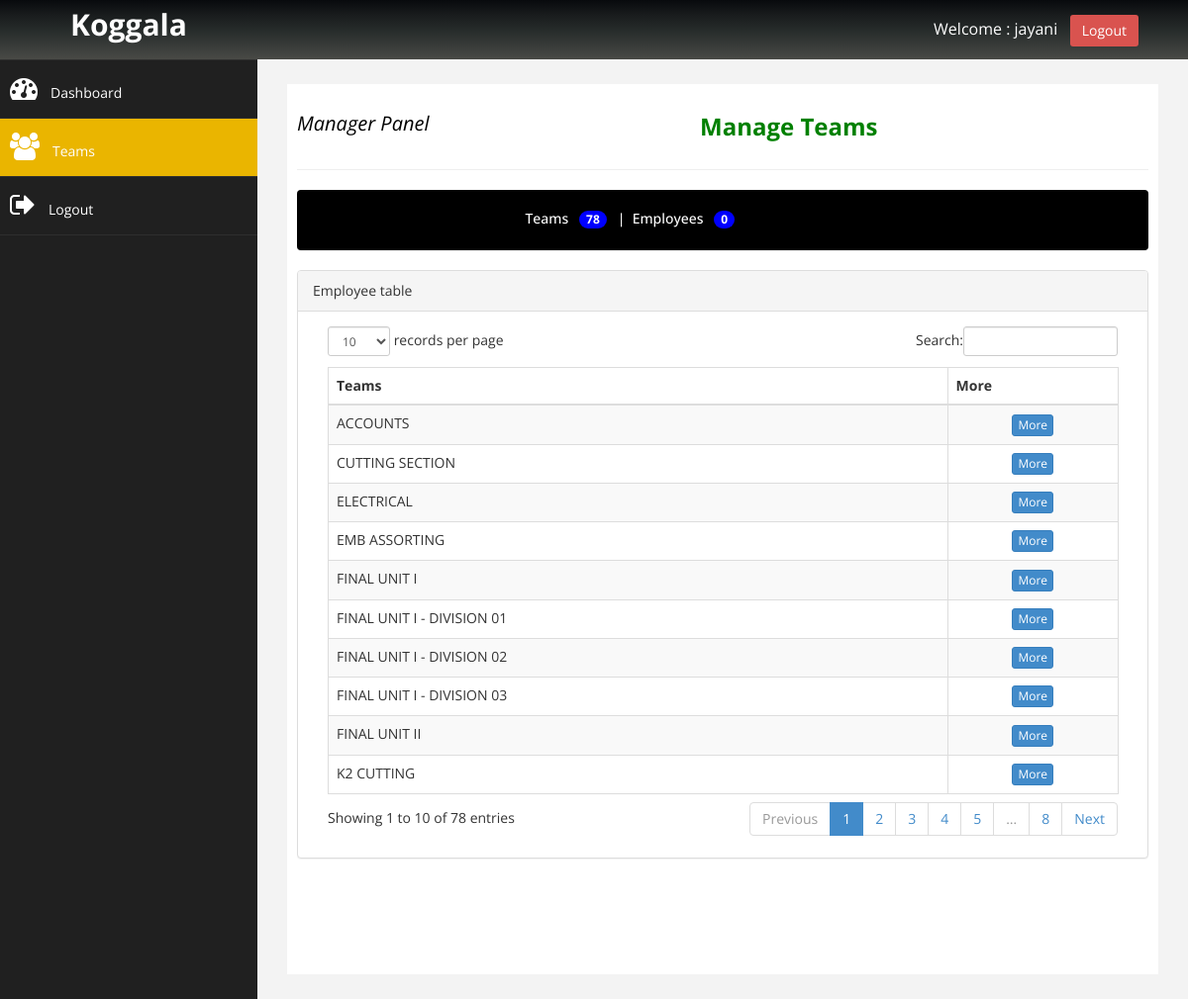
The page /manager/manage_employee.php (signed in) on the database its author committed.
### tables this page shows
CREATE TABLE `team` (
  `team_id` int(11) NOT NULL,
  `active_id` int(11) NOT NULL,
  `team_name` varchar(50) NOT NULL,
  `dev_id1` int(11) NOT NULL,
  `dev_id2` int(11) NOT NULL
);

### manager/manage_employee.php (the view, shortened to what this page needs)
<?php
if(!isset($_SESSION['mangrSession'])){
        echo "<script type='text/javascript'>window.location.href = '../login.php';</script>";
}else{
        $userID    = $_SESSION['mangrUid'];
?>
<!DOCTYPE html>
<html>
<head>
    <link href="../assets/css/bootstrap.css" rel="stylesheet" />
    <link href="../assets/css/font-awesome.css" rel="stylesheet" />
    <link href="../assets/js/morris/morris-0.4.3.min.css" rel="stylesheet" />
    <link href="../assets/css/custom.css" rel="stylesheet" />
    <link href="../assets/js/dataTables/dataTables.bootstrap.css" rel="stylesheet" />
</head>
<body>
<div id="wrapper">
	<nav class="navbar navbar-default navbar-cls-top" role="navigation" style="margin-bottom: 0">
		<div class="navbar-header">
			<a href="#" class="navbar-brand ">Koggala</a>
		</div>
            <div id="navbar-right">Welcome : <?php echo $_SESSION['mangrSession'];?> &nbsp; <a href="logout.php" class="btn btn-danger square-btn-adjust">Logout</a>
            </div>
	</nav>
    <nav class="navbar-default navbar-side" role="navigation">
        <div class="sidebar-collapse">
            <ul class="nav" id="main-menu">
                <li>
                    <a href="index.php"><i class="fa fa-dashboard fa-2x"></i>Dashboard</a>
                </li>
                <li>
                    <a href="manage_employee.php"  class="active-menu"><i class="fa fa-users fa-2x"></i>Teams</a>
                </li>
                <li>
                    <a href="logout.php"><i class="fa fa-sign-out fa-2x"></i>Logout</a>
                </li>
            </ul>
        </div>
    </nav>
<div id="page-wrapper">
    <div id="page-inner">
        <div class="row">
            <div class="col-md-12 col-lg-12 text-center">
              <h3>
                <small style="color:black; float:left; font-size:20px;"><i>Manager Panel</i></small>
                <strong style="color:green">Manage Teams</strong>
            </h3>
            </div>
        </div>
        <hr/>
        <div class="row">
                    <?php
                        $con=mysqli_connect(DB_HOSTNAME,DB_USERNAME,DB_PASSWORD);
                        mysqli_select_db($con, DB_NAME);
                         $meSQL = "SELECT user.id       AS id,
                                          user.epf_no   AS epf_no,
                                          user.username AS username,
                                          user.category AS category,
                                          employee.devision   AS devision,
                                          employee.team   AS team
                    FROM user
                      INNER JOIN  employee ON user.epf_no =  employee.epf_no
                    WHERE `user`.`id` = '$userID'" ;
                    $meQyery  = mysqli_query($con, $meSQL);
                    $row = mysqli_fetch_assoc($meQyery);
                        $devision    = $row['devision'];
                    ?>
                 <div class="col-md-12 col-sm-12 col-xs-12 ">
                    <div class="panel" style="background:black;">
                       <div class="panel-heading">
                            <?php
                             if($devision==0){
                                $divNa   = "";
                              }else{
                             $divSQL   = "SELECT * FROM `devision` WHERE `dev_id` = $devision";
                             $divQuery = mysqli_query($con, $divSQL);
                             $divRow   = mysqli_fetch_assoc($divQuery);
                             $divNa    = $divRow['dev_name'];
                              }
                            ?>
                            <div class="row">
                                <div class="col-md-3 col-sm-12 col-xs-12"  >
                                    <h5 style="color:white;"><?php echo $divNa; ?>&nbsp; </h5>
                                </div>
                                <?php
                                $temSQL   = "SELECT * FROM `team`  WHERE `dev_id1` = '$devision' OR `dev_id2` = '$devision'" ;
                                $temQuery = mysqli_query($con, $temSQL);
                                $tnr      = mysqli_num_rows($temQuery);
                                ?>
                                <div class="col-md-9 col-sm-12 col-xs-12 ">
                                  <h5 style="color:white;">Teams&nbsp;&nbsp;
                                    <span class="badge badge-light" style="background:blue;">
                                        <?php if($tnr >= 0){ echo $tnr;} ?>
                                    </span>
                                  <?php
                                  $pSQL = "SELECT * FROM `employee`  WHERE `devision` = '$devision'" ;
                                  $pQry = mysqli_query($con, $pSQL);
                                  $pnor = mysqli_num_rows($pQry);
                                  ?>
                                   &nbsp;&nbsp;|&nbsp;&nbsp;Employees&nbsp;&nbsp;
                                    <span class="badge badge-light" style="background:blue;">
                                        <?php if($pnor >= 0){ echo $pnor;} ?>
                                    </span>
                                  </h5>
                                </div>
                            </div>
                       </div>
                    </div>
                </div>
                </div>
        <div class="panel panel-default">
        <div class="panel-heading">
            Employee table
        </div>
        <div class="panel-body">
      <div class=" col-md-12 table-responsive" style="overflow-x:auto;">
        <table class="table-bordered table table-striped table-hover" id="dataTables-example">
            <thead>
                  <tr>
                    <th>Teams</th>
                    <th>More</th>
                  </tr>
             </thead>
  			<tbody>
            <?php
                if($tnr > 0)
                {
                while($row1 = mysqli_fetch_assoc($temQuery)){
                   $team_id   = $row1['team_id'];
                   $team_name = $row1['team_name'];
             ?>
                  <tr>
                    <td><?php echo $team_name; ?></td>
                    <td class="text-center"><a href="manage_teams.php?team_id=<?php echo $team_id; ?>&amp;devision=<?php echo $devision;?>" class="btn btn-primary btn-xs">More</a></td>
                  </tr>
            <?php
                }
                  }
            ?>
            </tbody>
        </table>
        </div>
       </div>
      </div>
    </div>
</div>
</div>
</body>
</html>
<?php } ?>

### assets/css/custom.css (style rules this page uses)
body { font-family: 'Open Sans', sans-serif; }
#wrapper { width: 100%; background: #202020; }
#page-wrapper { padding: 15px 15px; min-height: 500px; background: #F3F3F3; }
#page-inner { width: 100%; margin: 10px 20px 10px 0px; background-color:#fff!important; padding: 10px; min-height: 900px; }
.text-center { text-align: center; }
.navbar-cls-top .navbar-brand { color: #fff; width: 260px; text-align: center; height: 60px; font-size: 30px; font-weight: 700px; font-weight: bold; }
#navbar-right { color: white; float: right; padding: 15px 50px 5px 50px; font-size: 16px; }
.square-btn-adjust { border: 0px solid transparent; -webkit-border-radius: 0px; -moz-border-radius: 0px; border-radius: 3px; }
.active-menu { background-color: #EAB500!important; }
.sidebar-collapse, .sidebar-collapse .nav { background: none; }
.sidebar-collapse .nav { padding: 0px; }
.sidebar-collapse .nav > li > a { color: #fff; background: #202020; text-shadow: none; padding: 15px 10px; }
.sidebar-collapse .nav > li { border-bottom: 1px solid rgba(107, 108, 109, 0.19); }
.navbar-side { border:none; background-color: #202020; }
.nav > li > a >i { margin-right: 13px; }
.navbar-cls-top { background: linear-gradient(to bottom, #080a0d, #191c1d, #262b2a, #373a38, #494a46); border-bottom:none; }
.navbar-default { border: 0px solid black; }
@media (min-width: 768px) { #page-wrapper { margin: 0 0 0 260px; padding: 15px 30px; min-height: 900px; } }
@media (min-width: 768px) { .navbar-side { width: 260px; position: absolute; z-index: 1; } }
@media (min-width: 768px) { .navbar { border-radius: 0px; } }

### rows shown on the page
team: team_name "ACCOUNTS"
team: team_name "CUTTING SECTION"
team: team_name "K2 CUTTING"
team: team_name "ELECTRICAL"
team: team_name "EMB ASSORTING"
team: team_name "FINAL UNIT I"
team: team_name "FINAL UNIT II"
team: team_name "FINAL UNIT I - DIVISION 01"
team: team_name "FINAL UNIT I - DIVISION 03"
team: team_name "FINAL UNIT I - DIVISION 02"

### other values the page prints
$_SESSION['mangrSession'] "jayani"
$tnr "78"
$pnor "0"
